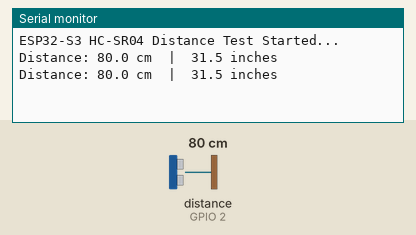
Simulated run of this sketch. Board: ESP32-S3. Parts: the last lines printed to the serial monitor. Wiring (inferred from the names in the program): ultrasonic range finder: trigger GPIO 4; echo GPIO 2. The inputs (shaded band) are chosen by the test bench; at power-on: distance to the obstacle (sensor on GPIO 2) 80 cm. The echo pulse lasts 58.3 µs per cm.

Above: at 1.8 s.
1.9 s: distance to the obstacle (sensor on GPIO 2) set to 2 cm
At 2.3 s:
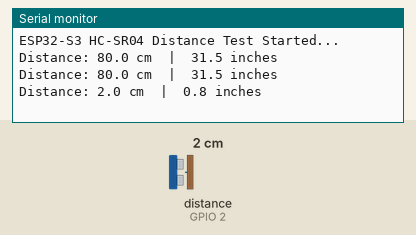
3.4 s: distance to the obstacle (sensor on GPIO 2) set to 4 cm
At 4.8 s:
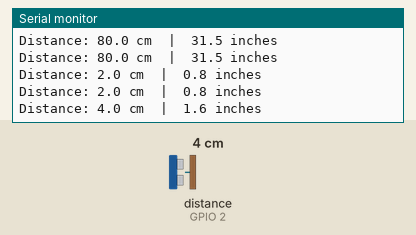
Timing chart, 0 to 6.4 s (numbered marks = the images above; inputs shaded):
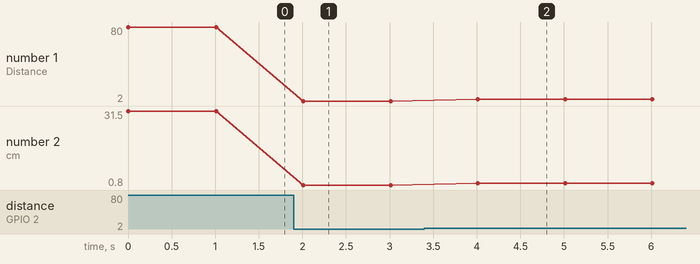

Measured:
- after the input at 1.9 s, the serial monitor: prints a new line after 0.11 s (image 1)
- after the input at 3.4 s, the serial monitor: prints a new line after 0.61 s (image 2)
- plotted number 1: 80 → 2 after the input at 1.9 s, 2 → 4 after the input at 3.4 s
- plotted number 2: 31.5 → 0.8 after the input at 1.9 s, 0.8 → 1.6 after the input at 3.4 s

The sketch:

hc-sr04_test_code.ino
```cpp
#include <Arduino.h>

#define ECHO_PIN 2
#define TRIG_PIN 4

void setup() {
  Serial.begin(115200);
  pinMode(TRIG_PIN, OUTPUT);
  pinMode(ECHO_PIN, INPUT);

  Serial.println("ESP32-S3 HC-SR04 Distance Test Started...");
}

void loop() {
  // Clear the trigger pin
  digitalWrite(TRIG_PIN, LOW);
  delayMicroseconds(2);

  // Send a 10 microsecond HIGH pulse to trigger
  digitalWrite(TRIG_PIN, HIGH);
  delayMicroseconds(10);
  digitalWrite(TRIG_PIN, LOW);

  // Measure response pulse duration (in microseconds)
  long duration = pulseIn(ECHO_PIN, HIGH);

  // Calculate distance in cm and inches
  float distanceCm = duration * 0.0343 / 2.0;
  float distanceInch = distanceCm / 2.54;

  // Output to Serial Monitor
  if (duration == 0) {
    Serial.println("No echo received / Out of range");
  } else {
    Serial.print("Distance: ");
    Serial.print(distanceCm, 1);
    Serial.print(" cm  |  ");
    Serial.print(distanceInch, 1);
    Serial.println(" inches");
  }

  delay(1000); // Wait 1 second before next reading
}
```
